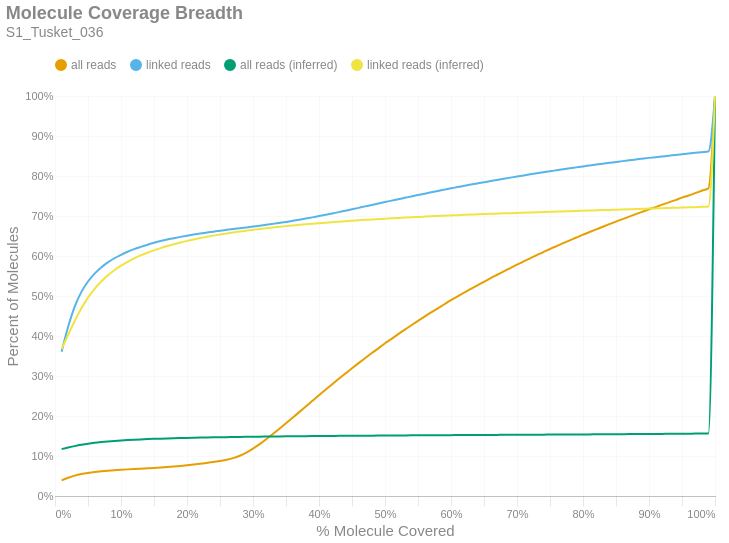

The notebook cell saved with this chart:
### Markdown cell above
### Molecule Read Coverage
This chart shows molecule coverage breadth as computed by the number of bases aligned to that molecule. In other words, "*how much of each unique long molecule is actually sequenced/aligned?*" Keep in mind there is a distinction between sequences and alignments, since some sequences belonging to a particular molecule may not align well and wouldn't appear in the alignment data. This chart also shows molecule coverage breadth as computed by the *inferred fragment* from which the aligned sequences originate. Unlike read coverage, this calculation takes into account the total insert size, including unsequenced gaps between the forward and reverse reads. Like the previous figures, these are cumulative percents.

### Code cell
if SKIPLR:
    print_html(f"Skipped")
else:
    binned_df = consolidated_hist(valids['coverage_bp'], mask, 0.01, True)
    binned_df_inf = consolidated_hist(valids['coverage_inserts'], mask, 0.01, True)
    binned_df = binned_df.with_columns(pl.lit(binned_df_inf['all reads (cumsum)']).alias('all reads (inferred)'))
    binned_df = binned_df.with_columns(pl.lit(binned_df_inf['linked reads (cumsum)']).alias('linked reads (inferred)'))
    binned_df = binned_df.with_columns(
        (pl.col('bin').cast(pl.Float64) + 0.01).alias('right_edge')
    )

    with SafeRender(binned_df):
        (
            density_plot(binned_df, 'Molecule Coverage Breadth', samplename, 'molcov', ['all reads (inferred)','linked reads (inferred)'])
            .encode(
                #x=alt.X('bin:Q', title="% Molecule Covered").axis(format = '%').scale(padding=0),
                x=alt.X('right_edge:Q', title="% Molecule Covered").axis(format='%').scale(padding=0),
                y=alt.Y('value:Q', title='Percent of Molecules')
                    .axis(format='%')
                    .stack(False)
                    .scale(domainMin=0, padding=0),
                color=alt.Color("key:N").scale(domain = ["all reads", "linked reads", "all reads (inferred)", "linked reads (inferred)"]),
                tooltip = [
                    alt.Tooltip("key:N", title = "Data Type"),
                    alt.Tooltip("range_label:N", title="% Molecule Covered"),
                    alt.Tooltip("value:Q", format = ".2%", title="% Molecules")
                ]
            )
        ).display()

### Figure 1 — Vega-Lite specification as saved in the notebook (floating-point values rounded to 4 significant figures)
{"width": "container", "height": 400, "config": {"title": {"anchor": "start", "dy": -15, "fontSize": 18, "color": "#888888", "subtitleColor": "#888888", "subtitleFontSize": 14}, "arc": {"fill": "#0072B2"}, "axis": {"domainColor": "#888888", "domainWidth": 0.5, "gridWidth": 0.2, "grid": false, "titleFontWeight": 400, "titleFontSize": 15, "labelFontSize": 11, "labelColor": "#888888", "tickColor": "#888888", "tickWidth": 0.2, "titleColor": "#888888"}, "axisBand": {"grid": false}, "axisX": {"grid": true, "tickSize": 10, "domainCap": "round"}, "axisY": {"domain": false, "grid": true, "tickSize": 0, "domainCap": "round"}, "background": "transparent", "header": {"labelFontSize": 15, "labelColor": "#888888", "titleFontSize": 15, "titleFontWeight": 600, "titleColor": "#888888"}, "legend": {"labelFont": "sans-serif", "labelFontSize": 12, "labelColor": "#888888", "symbolSize": 100, "symbolType": "circle", "titleFontSize": 12, "titlePadding": 10, "titleColor": "#888888", "title": null, "orient": "top"}, "range": {"category": ["#E69F00", "#56B4E9", "#009E73", "#F0E442", "#0072B2", "#D55E00", "#CC79A7", "#000000"], "diverging": ["#cfe8f3", "#a2d4ec", "#73bfe2", "#46abdb", "#1696d2", "#12719e"]}, "area": {"fill": "#0072B2", "fillOpacity": 0.7, "line": true, "strokeOpacity": 0.7}, "line": {"color": "#0072B2", "stroke": "#0072B2", "strokeWidth": 2}, "trail": {"color": "#0072B2", "stroke": "#0072B2", "strokeWidth": 0, "size": 1}, "point": {"filled": true, "fillOpacity": 1.0, "size": 95}, "text": {"color": "#888888", "fontSize": 11, "align": "right", "fontWeight": 400, "size": 11}, "bar": {"fill": "#0072B2", "stroke": null}, "view": {"stroke": null, "continuousWidth": 660, "continuousHeight": 400}}, "data": {"name": "data-37ae8404fc0f02a8b63414e18db0b020"}, "mark": {"type": "line", "interpolate": "monotone", "point": {"opacity": 0, "size": 275}}, "encoding": {"color": {"field": "key", "scale": {"domain": ["all reads", "linked reads", "all reads (inferred)", "linked reads (inferred)"]}, "type": "nominal"}, "tooltip": [{"field": "key", "title": "Data Type", "type": "nominal"}, {"field": "range_label", "title": "% Molecule Covered", "type": "nominal"}, {"field": "value", "format": ".2%", "title": "% Molecules", "type": "quantitative"}], "x": {"axis": {"format": "%"}, "field": "right_edge", "scale": {"padding": 0}, "title": "% Molecule Covered", "type": "quantitative"}, "y": {"axis": {"format": "%"}, "field": "value", "scale": {"domainMin": 0, "padding": 0}, "stack": false, "title": "Percent of Molecules", "type": "quantitative"}}, "params": [{"name": "param_c36ac31b6afebe62", "select": {"type": "point", "fields": ["key"]}, "bind": "legend"}], "title": {"text": "Molecule Coverage Breadth", "subtitle": "S1_Tusket_036"}, "transform": [{"fold": ["all reads (cumsum)", "linked reads (cumsum)", "all reads (inferred)", "linked reads (inferred)"]}, {"calculate": "replace(datum.key, ' (cumsum)', '')", "as": "key"}, {"filter": {"param": "param_c36ac31b6afebe62"}}], "usermeta": {"embedOptions": {"downloadFileName": "S1_Tusket_036.molcov"}}, "$schema": "https://vega.github.io/schema/vega-lite/v6.1.0.json", "datasets": {"data-37ae8404fc0f02a8b63414e18db0b020": [{"bin": "0.0", "interval": "0.0-0.01", "all reads": 0.03889, "linked reads": 0.3607, "all reads (cumsum)": 0.03889, "linked reads (cumsum)": 0.3607, "range_label": "0.0-0.01", "all reads (inferred)": 0.1172, "linked reads (inferred)": 0.3671, "right_edge": 0.01}, {"bin": "0.01", "interval": "0.01-0.02", "all reads": 0.00674, "linked reads": 0.06312, "all reads (cumsum)": 0.04564, "linked reads (cumsum)": 0.4238, "range_label": "0.01-0.02", "all reads (inferred)": 0.1211, "linked reads (inferred)": 0.4034, "right_edge": 0.02}, {"bin": "0.02", "interval": "0.02-0.03", "all reads": 0.005359, "linked reads": 0.05052, "all reads (cumsum)": 0.05099, "linked reads (cumsum)": 0.4743, "range_label": "0.02-0.03", "all reads (inferred)": 0.1247, "linked reads (inferred)": 0.4383, "right_edge": 0.03}, {"bin": "0.03", "interval": "0.03-0.04", "all reads": 0.003895, "linked reads": 0.03595, "all reads (cumsum)": 0.05489, "linked reads (cumsum)": 0.5103, "range_label": "0.03-0.04", "all reads (inferred)": 0.1279, "linked reads (inferred)": 0.4693, "right_edge": 0.04}, {"bin": "0.04", "interval": "0.04-0.05", "all reads": 0.002836, "linked reads": 0.02601, "all reads (cumsum)": 0.05773, "linked reads (cumsum)": 0.5363, "range_label": "0.04-0.05", "all reads (inferred)": 0.1307, "linked reads (inferred)": 0.4958, "right_edge": 0.05}, {"bin": "0.05", "interval": "0.05-0.06", "all reads": 0.002215, "linked reads": 0.01972, "all reads (cumsum)": 0.05994, "linked reads (cumsum)": 0.556, "range_label": "0.05-0.06", "all reads (inferred)": 0.133, "linked reads (inferred)": 0.518, "right_edge": 0.06}, {"bin": "0.06", "interval": "0.06-0.07", "all reads": 0.001741, "linked reads": 0.01526, "all reads (cumsum)": 0.06168, "linked reads (cumsum)": 0.5713, "range_label": "0.06-0.07", "all reads (inferred)": 0.1348, "linked reads (inferred)": 0.5361, "right_edge": 0.07}, {"bin": "0.07", "interval": "0.07-0.08", "all reads": 0.001464, "linked reads": 0.01262, "all reads (cumsum)": 0.06315, "linked reads (cumsum)": 0.5839, "range_label": "0.07-0.08", "all reads (inferred)": 0.1364, "linked reads (inferred)": 0.5516, "right_edge": 0.08}, {"bin": "0.08", "interval": "0.08-0.09", "all reads": 0.001277, "linked reads": 0.0105, "all reads (cumsum)": 0.06442, "linked reads (cumsum)": 0.5944, "range_label": "0.08-0.09", "all reads (inferred)": 0.1377, "linked reads (inferred)": 0.5644, "right_edge": 0.09}, {"bin": "0.09", "interval": "0.09-0.1", "all reads": 0.001107, "linked reads": 0.008657, "all reads (cumsum)": 0.06553, "linked reads (cumsum)": 0.6031, "range_label": "0.09-0.1", "all reads (inferred)": 0.1389, "linked reads (inferred)": 0.5757, "right_edge": 0.1}, {"bin": "0.1", "interval": "0.1-0.11", "all reads": 0.001029, "linked reads": 0.007546, "all reads (cumsum)": 0.06656, "linked reads (cumsum)": 0.6106, "range_label": "0.1-0.11", "all reads (inferred)": 0.1399, "linked reads (inferred)": 0.5854, "right_edge": 0.11}, {"bin": "0.11", "interval": "0.11-0.12", "all reads": 0.0009335, "linked reads": 0.00655, "all reads (cumsum)": 0.06749, "linked reads (cumsum)": 0.6172, "range_label": "0.11-0.12", "all reads (inferred)": 0.1408, "linked reads (inferred)": 0.594, "right_edge": 0.12}, {"bin": "0.12", "interval": "0.12-0.13", "all reads": 0.0008761, "linked reads": 0.005649, "all reads (cumsum)": 0.06837, "linked reads (cumsum)": 0.6228, "range_label": "0.12-0.13", "all reads (inferred)": 0.1415, "linked reads (inferred)": 0.6014, "right_edge": 0.13}, {"bin": "0.13", "interval": "0.13-0.14", "all reads": 0.0008921, "linked reads": 0.005335, "all reads (cumsum)": 0.06926, "linked reads (cumsum)": 0.6281, "range_label": "0.13-0.14", "all reads (inferred)": 0.1422, "linked reads (inferred)": 0.6081, "right_edge": 0.14}, {"bin": "0.14", "interval": "0.14-0.15", "all reads": 0.0008777, "linked reads": 0.004783, "all reads (cumsum)": 0.07014, "linked reads (cumsum)": 0.6329, "range_label": "0.14-0.15", "all reads (inferred)": 0.1428, "linked reads (inferred)": 0.6141, "right_edge": 0.15}, {"bin": "0.15", "interval": "0.15-0.16", "all reads": 0.0009843, "linked reads": 0.004399, "all reads (cumsum)": 0.07112, "linked reads (cumsum)": 0.6373, "range_label": "0.15-0.16", "all reads (inferred)": 0.1434, "linked reads (inferred)": 0.6197, "right_edge": 0.16}, {"bin": "0.16", "interval": "0.16-0.17", "all reads": 0.001126, "linked reads": 0.003902, "all reads (cumsum)": 0.07225, "linked reads (cumsum)": 0.6412, "range_label": "0.16-0.17", "all reads (inferred)": 0.1439, "linked reads (inferred)": 0.6248, "right_edge": 0.17}, {"bin": "0.17", "interval": "0.17-0.18", "all reads": 0.001252, "linked reads": 0.003336, "all reads (cumsum)": 0.0735, "linked reads (cumsum)": 0.6446, "range_label": "0.17-0.18", "all reads (inferred)": 0.1444, "linked reads (inferred)": 0.6295, "right_edge": 0.18}, {"bin": "0.18", "interval": "0.18-0.19", "all reads": 0.001513, "linked reads": 0.003238, "all reads (cumsum)": 0.07501, "linked reads (cumsum)": 0.6478, "range_label": "0.18-0.19", "all reads (inferred)": 0.1448, "linked reads (inferred)": 0.6338, "right_edge": 0.19}, {"bin": "0.19", "interval": "0.19-0.2", "all reads": 0.00168, "linked reads": 0.003064, "all reads (cumsum)": 0.07669, "linked reads (cumsum)": 0.6509, "range_label": "0.19-0.2", "all reads (inferred)": 0.1453, "linked reads (inferred)": 0.6378, "right_edge": 0.2}, {"bin": "0.2", "interval": "0.2-0.21", "all reads": 0.001789, "linked reads": 0.002752, "all reads (cumsum)": 0.07848, "linked reads (cumsum)": 0.6536, "range_label": "0.2-0.21", "all reads (inferred)": 0.1456, "linked reads (inferred)": 0.6413, "right_edge": 0.21}, {"bin": "0.21", "interval": "0.21-0.22", "all reads": 0.001959, "linked reads": 0.002576, "all reads (cumsum)": 0.08044, "linked reads (cumsum)": 0.6562, "range_label": "0.21-0.22", "all reads (inferred)": 0.146, "linked reads (inferred)": 0.6448, "right_edge": 0.22}, {"bin": "0.22", "interval": "0.22-0.23", "all reads": 0.00217, "linked reads": 0.002385, "all reads (cumsum)": 0.08261, "linked reads (cumsum)": 0.6586, "range_label": "0.22-0.23", "all reads (inferred)": 0.1463, "linked reads (inferred)": 0.6479, "right_edge": 0.23}, {"bin": "0.23", "interval": "0.23-0.24", "all reads": 0.002327, "linked reads": 0.002313, "all reads (cumsum)": 0.08494, "linked reads (cumsum)": 0.6609, "range_label": "0.23-0.24", "all reads (inferred)": 0.1466, "linked reads (inferred)": 0.6509, "right_edge": 0.24}, {"bin": "0.24", "interval": "0.24-0.25", "all reads": 0.002717, "linked reads": 0.002347, "all reads (cumsum)": 0.08765, "linked reads (cumsum)": 0.6632, "range_label": "0.24-0.25", "all reads (inferred)": 0.1469, "linked reads (inferred)": 0.6538, "right_edge": 0.25}, {"bin": "0.25", "interval": "0.25-0.26", "all reads": 0.002992, "linked reads": 0.002147, "all reads (cumsum)": 0.09065, "linked reads (cumsum)": 0.6654, "range_label": "0.25-0.26", "all reads (inferred)": 0.1472, "linked reads (inferred)": 0.6564, "right_edge": 0.26}, {"bin": "0.26", "interval": "0.26-0.27", "all reads": 0.004064, "linked reads": 0.002157, "all reads (cumsum)": 0.09471, "linked reads (cumsum)": 0.6675, "range_label": "0.26-0.27", "all reads (inferred)": 0.1474, "linked reads (inferred)": 0.6587, "right_edge": 0.27}, {"bin": "0.27", "interval": "0.27-0.28", "all reads": 0.005919, "linked reads": 0.001977, "all reads (cumsum)": 0.1006, "linked reads (cumsum)": 0.6695, "range_label": "0.27-0.28", "all reads (inferred)": 0.1477, "linked reads (inferred)": 0.6612, "right_edge": 0.28}, {"bin": "0.28", "interval": "0.28-0.29", "all reads": 0.008049, "linked reads": 0.001997, "all reads (cumsum)": 0.1087, "linked reads (cumsum)": 0.6715, "range_label": "0.28-0.29", "all reads (inferred)": 0.1479, "linked reads (inferred)": 0.6634, "right_edge": 0.29}, {"bin": "0.29", "interval": "0.29-0.3", "all reads": 0.009914, "linked reads": 0.002143, "all reads (cumsum)": 0.1186, "linked reads (cumsum)": 0.6737, "range_label": "0.29-0.3", "all reads (inferred)": 0.1481, "linked reads (inferred)": 0.6655, "right_edge": 0.3}, {"bin": "0.3", "interval": "0.3-0.31", "all reads": 0.01111, "linked reads": 0.002053, "all reads (cumsum)": 0.1297, "linked reads (cumsum)": 0.6757, "range_label": "0.3-0.31", "all reads (inferred)": 0.1484, "linked reads (inferred)": 0.6676, "right_edge": 0.31}, {"bin": "0.31", "interval": "0.31-0.32", "all reads": 0.01218, "linked reads": 0.002253, "all reads (cumsum)": 0.1419, "linked reads (cumsum)": 0.678, "range_label": "0.31-0.32", "all reads (inferred)": 0.1486, "linked reads (inferred)": 0.6695, "right_edge": 0.32}, {"bin": "0.32", "interval": "0.32-0.33", "all reads": 0.01302, "linked reads": 0.002373, "all reads (cumsum)": 0.1549, "linked reads (cumsum)": 0.6803, "range_label": "0.32-0.33", "all reads (inferred)": 0.1488, "linked reads (inferred)": 0.6714, "right_edge": 0.33}, {"bin": "0.33", "interval": "0.33-0.34", "all reads": 0.01328, "linked reads": 0.002425, "all reads (cumsum)": 0.1682, "linked reads (cumsum)": 0.6828, "range_label": "0.33-0.34", "all reads (inferred)": 0.1489, "linked reads (inferred)": 0.6731, "right_edge": 0.34}, {"bin": "0.34", "interval": "0.34-0.35", "all reads": 0.01356, "linked reads": 0.002413, "all reads (cumsum)": 0.1817, "linked reads (cumsum)": 0.6852, "range_label": "0.34-0.35", "all reads (inferred)": 0.1491, "linked reads (inferred)": 0.6747, "right_edge": 0.35}, {"bin": "0.35", "interval": "0.35-0.36", "all reads": 0.0139, "linked reads": 0.002738, "all reads (cumsum)": 0.1956, "linked reads (cumsum)": 0.6879, "range_label": "0.35-0.36", "all reads (inferred)": 0.1493, "linked reads (inferred)": 0.6762, "right_edge": 0.36}, {"bin": "0.36", "interval": "0.36-0.37", "all reads": 0.01402, "linked reads": 0.002752, "all reads (cumsum)": 0.2097, "linked reads (cumsum)": 0.6907, "range_label": "0.36-0.37", "all reads (inferred)": 0.1495, "linked reads (inferred)": 0.6779, "right_edge": 0.37}, {"bin": "0.37", "interval": "0.37-0.38", "all reads": 0.01421, "linked reads": 0.002886, "all reads (cumsum)": 0.2239, "linked reads (cumsum)": 0.6935, "range_label": "0.37-0.38", "all reads (inferred)": 0.1496, "linked reads (inferred)": 0.6794, "right_edge": 0.38}, {"bin": "0.38", "interval": "0.38-0.39", "all reads": 0.01403, "linked reads": 0.00303, "all reads (cumsum)": 0.2379, "linked reads (cumsum)": 0.6966, "range_label": "0.38-0.39", "all reads (inferred)": 0.1498, "linked reads (inferred)": 0.6808, "right_edge": 0.39}, {"bin": "0.39", "interval": "0.39-0.4", "all reads": 0.01423, "linked reads": 0.00325, "all reads (cumsum)": 0.2521, "linked reads (cumsum)": 0.6998, "range_label": "0.39-0.4", "all reads (inferred)": 0.1499, "linked reads (inferred)": 0.6821, "right_edge": 0.4}, {"bin": "0.4", "interval": "0.4-0.41", "all reads": 0.01367, "linked reads": 0.003076, "all reads (cumsum)": 0.2658, "linked reads (cumsum)": 0.7029, "range_label": "0.4-0.41", "all reads (inferred)": 0.1501, "linked reads (inferred)": 0.6833, "right_edge": 0.41}, {"bin": "0.41", "interval": "0.41-0.42", "all reads": 0.01368, "linked reads": 0.003466, "all reads (cumsum)": 0.2795, "linked reads (cumsum)": 0.7064, "range_label": "0.41-0.42", "all reads (inferred)": 0.1502, "linked reads (inferred)": 0.6847, "right_edge": 0.42}, {"bin": "0.42", "interval": "0.42-0.43", "all reads": 0.01346, "linked reads": 0.003322, "all reads (cumsum)": 0.2929, "linked reads (cumsum)": 0.7097, "range_label": "0.42-0.43", "all reads (inferred)": 0.1503, "linked reads (inferred)": 0.6859, "right_edge": 0.43}, {"bin": "0.43", "interval": "0.43-0.44", "all reads": 0.0132, "linked reads": 0.003634, "all reads (cumsum)": 0.3061, "linked reads (cumsum)": 0.7133, "range_label": "0.43-0.44", "all reads (inferred)": 0.1505, "linked reads (inferred)": 0.6871, "right_edge": 0.44}, {"bin": "0.44", "interval": "0.44-0.45", "all reads": 0.01314, "linked reads": 0.003462, "all reads (cumsum)": 0.3193, "linked reads (cumsum)": 0.7168, "range_label": "0.44-0.45", "all reads (inferred)": 0.1506, "linked reads (inferred)": 0.6882, "right_edge": 0.45}, {"bin": "0.45", "interval": "0.45-0.46", "all reads": 0.01292, "linked reads": 0.003572, "all reads (cumsum)": 0.3322, "linked reads (cumsum)": 0.7204, "range_label": "0.45-0.46", "all reads (inferred)": 0.1507, "linked reads (inferred)": 0.6892, "right_edge": 0.46}, {"bin": "0.46", "interval": "0.46-0.47", "all reads": 0.0126, "linked reads": 0.003688, "all reads (cumsum)": 0.3448, "linked reads (cumsum)": 0.724, "range_label": "0.46-0.47", "all reads (inferred)": 0.1508, "linked reads (inferred)": 0.6903, "right_edge": 0.47}, {"bin": "0.47", "interval": "0.47-0.48", "all reads": 0.01255, "linked reads": 0.00359, "all reads (cumsum)": 0.3574, "linked reads (cumsum)": 0.7276, "range_label": "0.47-0.48", "all reads (inferred)": 0.1509, "linked reads (inferred)": 0.6913, "right_edge": 0.48}, {"bin": "0.48", "interval": "0.48-0.49", "all reads": 0.01176, "linked reads": 0.003694, "all reads (cumsum)": 0.3691, "linked reads (cumsum)": 0.7313, "range_label": "0.48-0.49", "all reads (inferred)": 0.151, "linked reads (inferred)": 0.6923, "right_edge": 0.49}, {"bin": "0.49", "interval": "0.49-0.5", "all reads": 0.0129, "linked reads": 0.0036, "all reads (cumsum)": 0.382, "linked reads (cumsum)": 0.7349, "range_label": "0.49-0.5", "all reads (inferred)": 0.1512, "linked reads (inferred)": 0.6933, "right_edge": 0.5}, {"bin": "0.5", "interval": "0.5-0.51", "all reads": 0.01075, "linked reads": 0.00348, "all reads (cumsum)": 0.3928, "linked reads (cumsum)": 0.7384, "range_label": "0.5-0.51", "all reads (inferred)": 0.1513, "linked reads (inferred)": 0.6943, "right_edge": 0.51}, {"bin": "0.51", "interval": "0.51-0.52", "all reads": 0.01196, "linked reads": 0.003638, "all reads (cumsum)": 0.4047, "linked reads (cumsum)": 0.7421, "range_label": "0.51-0.52", "all reads (inferred)": 0.1514, "linked reads (inferred)": 0.6952, "right_edge": 0.52}, {"bin": "0.52", "interval": "0.52-0.53", "all reads": 0.01111, "linked reads": 0.003412, "all reads (cumsum)": 0.4158, "linked reads (cumsum)": 0.7455, "range_label": "0.52-0.53", "all reads (inferred)": 0.1515, "linked reads (inferred)": 0.696, "right_edge": 0.53}, {"bin": "0.53", "interval": "0.53-0.54", "all reads": 0.01115, "linked reads": 0.003522, "all reads (cumsum)": 0.427, "linked reads (cumsum)": 0.749, "range_label": "0.53-0.54", "all reads (inferred)": 0.1516, "linked reads (inferred)": 0.6969, "right_edge": 0.54}, {"bin": "0.54", "interval": "0.54-0.55", "all reads": 0.01083, "linked reads": 0.003374, "all reads (cumsum)": 0.4378, "linked reads (cumsum)": 0.7524, "range_label": "0.54-0.55", "all reads (inferred)": 0.1517, "linked reads (inferred)": 0.6977, "right_edge": 0.55}, {"bin": "0.55", "interval": "0.55-0.56", "all reads": 0.0108, "linked reads": 0.003404, "all reads (cumsum)": 0.4486, "linked reads (cumsum)": 0.7558, "range_label": "0.55-0.56", "all reads (inferred)": 0.1518, "linked reads (inferred)": 0.6985, "right_edge": 0.56}, {"bin": "0.56", "interval": "0.56-0.57", "all reads": 0.01055, "linked reads": 0.003518, "all reads (cumsum)": 0.4592, "linked reads (cumsum)": 0.7593, "range_label": "0.56-0.57", "all reads (inferred)": 0.1519, "linked reads (inferred)": 0.6993, "right_edge": 0.57}, {"bin": "0.57", "interval": "0.57-0.58", "all reads": 0.01015, "linked reads": 0.003414, "all reads (cumsum)": 0.4693, "linked reads (cumsum)": 0.7627, "range_label": "0.57-0.58", "all reads (inferred)": 0.152, "linked reads (inferred)": 0.7, "right_edge": 0.58}, {"bin": "0.58", "interval": "0.58-0.59", "all reads": 0.01007, "linked reads": 0.003276, "all reads (cumsum)": 0.4794, "linked reads (cumsum)": 0.766, "range_label": "0.58-0.59", "all reads (inferred)": 0.1521, "linked reads (inferred)": 0.7007, "right_edge": 0.59}, {"bin": "0.59", "interval": "0.59-0.6", "all reads": 0.01006, "linked reads": 0.00327, "all reads (cumsum)": 0.4894, "linked reads (cumsum)": 0.7692, "range_label": "0.59-0.6", "all reads (inferred)": 0.1522, "linked reads (inferred)": 0.7014, "right_edge": 0.6}, {"bin": "0.6", "interval": "0.6-0.61", "all reads": 0.00938, "linked reads": 0.003056, "all reads (cumsum)": 0.4988, "linked reads (cumsum)": 0.7723, "range_label": "0.6-0.61", "all reads (inferred)": 0.1523, "linked reads (inferred)": 0.7022, "right_edge": 0.61}, {"bin": "0.61", "interval": "0.61-0.62", "all reads": 0.009554, "linked reads": 0.003158, "all reads (cumsum)": 0.5084, "linked reads (cumsum)": 0.7755, "range_label": "0.61-0.62", "all reads (inferred)": 0.1524, "linked reads (inferred)": 0.7029, "right_edge": 0.62}, {"bin": "0.62", "interval": "0.62-0.63", "all reads": 0.009266, "linked reads": 0.00309, "all reads (cumsum)": 0.5176, "linked reads (cumsum)": 0.7785, "range_label": "0.62-0.63", "all reads (inferred)": 0.1524, "linked reads (inferred)": 0.7035, "right_edge": 0.63}, {"bin": "0.63", "interval": "0.63-0.64", "all reads": 0.009055, "linked reads": 0.002934, "all reads (cumsum)": 0.5267, "linked reads (cumsum)": 0.7815, "range_label": "0.63-0.64", "all reads (inferred)": 0.1525, "linked reads (inferred)": 0.7042, "right_edge": 0.64}, {"bin": "0.64", "interval": "0.64-0.65", "all reads": 0.00889, "linked reads": 0.00292, "all reads (cumsum)": 0.5356, "linked reads (cumsum)": 0.7844, "range_label": "0.64-0.65", "all reads (inferred)": 0.1526, "linked reads (inferred)": 0.7048, "right_edge": 0.65}, {"bin": "0.65", "interval": "0.65-0.66", "all reads": 0.009024, "linked reads": 0.002882, "all reads (cumsum)": 0.5446, "linked reads (cumsum)": 0.7873, "range_label": "0.65-0.66", "all reads (inferred)": 0.1527, "linked reads (inferred)": 0.7054, "right_edge": 0.66}, {"bin": "0.66", "interval": "0.66-0.67", "all reads": 0.00853, "linked reads": 0.002922, "all reads (cumsum)": 0.5531, "linked reads (cumsum)": 0.7902, "range_label": "0.66-0.67", "all reads (inferred)": 0.1528, "linked reads (inferred)": 0.706, "right_edge": 0.67}, {"bin": "0.67", "interval": "0.67-0.68", "all reads": 0.008535, "linked reads": 0.00292, "all reads (cumsum)": 0.5617, "linked reads (cumsum)": 0.7931, "range_label": "0.67-0.68", "all reads (inferred)": 0.1529, "linked reads (inferred)": 0.7066, "right_edge": 0.68}, {"bin": "0.68", "interval": "0.68-0.69", "all reads": 0.008258, "linked reads": 0.002786, "all reads (cumsum)": 0.5699, "linked reads (cumsum)": 0.7959, "range_label": "0.68-0.69", "all reads (inferred)": 0.153, "linked reads (inferred)": 0.7071, "right_edge": 0.69}, {"bin": "0.69", "interval": "0.69-0.7", "all reads": 0.008389, "linked reads": 0.002682, "all reads (cumsum)": 0.5783, "linked reads (cumsum)": 0.7986, "range_label": "0.69-0.7", "all reads (inferred)": 0.153, "linked reads (inferred)": 0.7077, "right_edge": 0.7}, {"bin": "0.7", "interval": "0.7-0.71", "all reads": 0.008022, "linked reads": 0.00283, "all reads (cumsum)": 0.5863, "linked reads (cumsum)": 0.8014, "range_label": "0.7-0.71", "all reads (inferred)": 0.1531, "linked reads (inferred)": 0.7082, "right_edge": 0.71}, {"bin": "0.71", "interval": "0.71-0.72", "all reads": 0.007908, "linked reads": 0.00271, "all reads (cumsum)": 0.5942, "linked reads (cumsum)": 0.8041, "range_label": "0.71-0.72", "all reads (inferred)": 0.1532, "linked reads (inferred)": 0.7088, "right_edge": 0.72}, {"bin": "0.72", "interval": "0.72-0.73", "all reads": 0.007853, "linked reads": 0.002608, "all reads (cumsum)": 0.6021, "linked reads (cumsum)": 0.8067, "range_label": "0.72-0.73", "all reads (inferred)": 0.1533, "linked reads (inferred)": 0.7093, "right_edge": 0.73}, {"bin": "0.73", "interval": "0.73-0.74", "all reads": 0.007538, "linked reads": 0.00253, "all reads (cumsum)": 0.6096, "linked reads (cumsum)": 0.8093, "range_label": "0.73-0.74", "all reads (inferred)": 0.1534, "linked reads (inferred)": 0.7099, "right_edge": 0.74}, {"bin": "0.74", "interval": "0.74-0.75", "all reads": 0.007885, "linked reads": 0.00264, "all reads (cumsum)": 0.6175, "linked reads (cumsum)": 0.8119, "range_label": "0.74-0.75", "all reads (inferred)": 0.1535, "linked reads (inferred)": 0.7105, "right_edge": 0.75}, {"bin": "0.75", "interval": "0.75-0.76", "all reads": 0.007271, "linked reads": 0.002411, "all reads (cumsum)": 0.6248, "linked reads (cumsum)": 0.8143, "range_label": "0.75-0.76", "all reads (inferred)": 0.1536, "linked reads (inferred)": 0.711, "right_edge": 0.76}, {"bin": "0.76", "interval": "0.76-0.77", "all reads": 0.007268, "linked reads": 0.002431, "all reads (cumsum)": 0.6321, "linked reads (cumsum)": 0.8167, "range_label": "0.76-0.77", "all reads (inferred)": 0.1537, "linked reads (inferred)": 0.7115, "right_edge": 0.77}, {"bin": "0.77", "interval": "0.77-0.78", "all reads": 0.007109, "linked reads": 0.002395, "all reads (cumsum)": 0.6392, "linked reads (cumsum)": 0.8191, "range_label": "0.77-0.78", "all reads (inferred)": 0.1538, "linked reads (inferred)": 0.712, "right_edge": 0.78}, {"bin": "0.78", "interval": "0.78-0.79", "all reads": 0.007019, "linked reads": 0.002437, "all reads (cumsum)": 0.6462, "linked reads (cumsum)": 0.8216, "range_label": "0.78-0.79", "all reads (inferred)": 0.1539, "linked reads (inferred)": 0.7126, "right_edge": 0.79}, {"bin": "0.79", "interval": "0.79-0.8", "all reads": 0.007295, "linked reads": 0.002429, "all reads (cumsum)": 0.6535, "linked reads (cumsum)": 0.824, "range_label": "0.79-0.8", "all reads (inferred)": 0.154, "linked reads (inferred)": 0.7131, "right_edge": 0.8}, {"bin": "0.8", "interval": "0.8-0.81", "all reads": 0.006459, "linked reads": 0.002209, "all reads (cumsum)": 0.6599, "linked reads (cumsum)": 0.8262, "range_label": "0.8-0.81", "all reads (inferred)": 0.1541, "linked reads (inferred)": 0.7136, "right_edge": 0.81}, {"bin": "0.81", "interval": "0.81-0.82", "all reads": 0.006544, "linked reads": 0.002247, "all reads (cumsum)": 0.6665, "linked reads (cumsum)": 0.8285, "range_label": "0.81-0.82", "all reads (inferred)": 0.1542, "linked reads (inferred)": 0.7142, "right_edge": 0.82}, {"bin": "0.82", "interval": "0.82-0.83", "all reads": 0.006621, "linked reads": 0.002211, "all reads (cumsum)": 0.6731, "linked reads (cumsum)": 0.8307, "range_label": "0.82-0.83", "all reads (inferred)": 0.1543, "linked reads (inferred)": 0.7147, "right_edge": 0.83}, {"bin": "0.83", "interval": "0.83-0.84", "all reads": 0.006475, "linked reads": 0.002179, "all reads (cumsum)": 0.6796, "linked reads (cumsum)": 0.8329, "range_label": "0.83-0.84", "all reads (inferred)": 0.1544, "linked reads (inferred)": 0.7153, "right_edge": 0.84}, {"bin": "0.84", "interval": "0.84-0.85", "all reads": 0.006351, "linked reads": 0.002155, "all reads (cumsum)": 0.6859, "linked reads (cumsum)": 0.835, "range_label": "0.84-0.85", "all reads (inferred)": 0.1545, "linked reads (inferred)": 0.7158, "right_edge": 0.85}, {"bin": "0.85", "interval": "0.85-0.86", "all reads": 0.006378, "linked reads": 0.002167, "all reads (cumsum)": 0.6923, "linked reads (cumsum)": 0.8372, "range_label": "0.85-0.86", "all reads (inferred)": 0.1546, "linked reads (inferred)": 0.7163, "right_edge": 0.86}, {"bin": "0.86", "interval": "0.86-0.87", "all reads": 0.006162, "linked reads": 0.002009, "all reads (cumsum)": 0.6985, "linked reads (cumsum)": 0.8392, "range_label": "0.86-0.87", "all reads (inferred)": 0.1547, "linked reads (inferred)": 0.7169, "right_edge": 0.87}, {"bin": "0.87", "interval": "0.87-0.88", "all reads": 0.006211, "linked reads": 0.002203, "all reads (cumsum)": 0.7047, "linked reads (cumsum)": 0.8414, "range_label": "0.87-0.88", "all reads (inferred)": 0.1548, "linked reads (inferred)": 0.7174, "right_edge": 0.88}, {"bin": "0.88", "interval": "0.88-0.89", "all reads": 0.006014, "linked reads": 0.001977, "all reads (cumsum)": 0.7107, "linked reads (cumsum)": 0.8434, "range_label": "0.88-0.89", "all reads (inferred)": 0.1549, "linked reads (inferred)": 0.718, "right_edge": 0.89}, {"bin": "0.89", "interval": "0.89-0.9", "all reads": 0.00598, "linked reads": 0.001933, "all reads (cumsum)": 0.7167, "linked reads (cumsum)": 0.8453, "range_label": "0.89-0.9", "all reads (inferred)": 0.155, "linked reads (inferred)": 0.7185, "right_edge": 0.9}, {"bin": "0.9", "interval": "0.9-0.91", "all reads": 0.005601, "linked reads": 0.001803, "all reads (cumsum)": 0.7223, "linked reads (cumsum)": 0.8471, "range_label": "0.9-0.91", "all reads (inferred)": 0.1551, "linked reads (inferred)": 0.719, "right_edge": 0.91}, {"bin": "0.91", "interval": "0.91-0.92", "all reads": 0.00625, "linked reads": 0.001819, "all reads (cumsum)": 0.7285, "linked reads (cumsum)": 0.8489, "range_label": "0.91-0.92", "all reads (inferred)": 0.1553, "linked reads (inferred)": 0.7196, "right_edge": 0.92}, {"bin": "0.92", "interval": "0.92-0.93", "all reads": 0.005465, "linked reads": 0.001815, "all reads (cumsum)": 0.734, "linked reads (cumsum)": 0.8507, "range_label": "0.92-0.93", "all reads (inferred)": 0.1554, "linked reads (inferred)": 0.7201, "right_edge": 0.93}, {"bin": "0.93", "interval": "0.93-0.94", "all reads": 0.005807, "linked reads": 0.001863, "all reads (cumsum)": 0.7398, "linked reads (cumsum)": 0.8526, "range_label": "0.93-0.94", "all reads (inferred)": 0.1555, "linked reads (inferred)": 0.7206, "right_edge": 0.94}, {"bin": "0.94", "interval": "0.94-0.95", "all reads": 0.006235, "linked reads": 0.001801, "all reads (cumsum)": 0.746, "linked reads (cumsum)": 0.8544, "range_label": "0.94-0.95", "all reads (inferred)": 0.1557, "linked reads (inferred)": 0.7211, "right_edge": 0.95}, {"bin": "0.95", "interval": "0.95-0.96", "all reads": 0.005086, "linked reads": 0.001765, "all reads (cumsum)": 0.7511, "linked reads (cumsum)": 0.8562, "range_label": "0.95-0.96", "all reads (inferred)": 0.1558, "linked reads (inferred)": 0.7216, "right_edge": 0.96}, {"bin": "0.96", "interval": "0.96-0.97", "all reads": 0.006003, "linked reads": 0.001729, "all reads (cumsum)": 0.7571, "linked reads (cumsum)": 0.8579, "range_label": "0.96-0.97", "all reads (inferred)": 0.156, "linked reads (inferred)": 0.7222, "right_edge": 0.97}, {"bin": "0.97", "interval": "0.97-0.98", "all reads": 0.006124, "linked reads": 0.001677, "all reads (cumsum)": 0.7633, "linked reads (cumsum)": 0.8596, "range_label": "0.97-0.98", "all reads (inferred)": 0.1561, "linked reads (inferred)": 0.7228, "right_edge": 0.98}, {"bin": "0.98", "interval": "0.98-0.99", "all reads": 0.005799, "linked reads": 0.001803, "all reads (cumsum)": 0.769, "linked reads (cumsum)": 0.8614, "range_label": "0.98-0.99", "all reads (inferred)": 0.1564, "linked reads (inferred)": 0.7237, "right_edge": 0.99}, {"bin": "0.99", "interval": "0.99-1.0", "all reads": 0.231, "linked reads": 0.1386, "all reads (cumsum)": 1.0, "linked reads (cumsum)": 1.0, "range_label": "0.99-1.0", "all reads (inferred)": 1.0, "linked reads (inferred)": 1.0, "right_edge": 1.0}]}}
